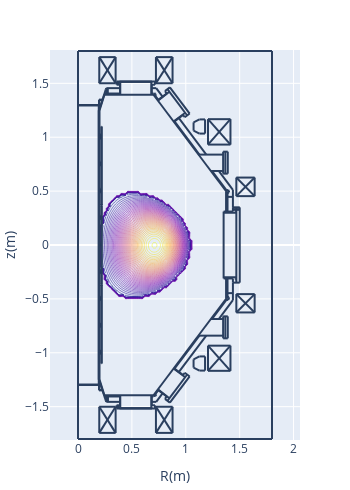

Notebook code for this chart:
### Code cell
# poloidal current
pl.d_contour(cond['pol_current'])

### Figure 1 — Plotly figure (JSON) as saved in the notebook; plotly's stock layout.template omitted (floating-point values rounded to 4 significant figures; data arrays with more than 128 entries replaced by an {"elided": "..."} marker saying what was removed)
{"data": [{"contours": {"coloring": "lines"}, "dx": 0.02, "dy": 0.02, "ncontours": 100, "showscale": false, "type": "contour", "x0": 0, "y0": -1.1, "z": {"elided": "111x71 float values"}}], "layout": {"height": 490.8, "margin": {"autoexpand": false, "b": 50, "l": 50, "r": 50, "t": 50}, "shapes": [{"type": "line", "x0": 0.2652, "x1": 0.2652, "y0": -1.406, "y1": -1.455}, {"type": "line", "x0": 0.2766, "x1": 0.2766, "y0": -1.406, "y1": -1.455}, {"type": "line", "x0": 0.1927, "x1": 0.1927, "y0": -1.299, "y1": 1.299}, {"type": "line", "x0": 0.1927, "x1": 0.1927, "y0": -1.249, "y1": 1.249}, {"type": "line", "x0": 0.195, "x1": 0.195, "y0": -1.251, "y1": 1.249}, {"type": "line", "x0": 0.1995, "x1": 0.1995, "y0": -1.249, "y1": 1.249}, {"type": "line", "x0": 1.376, "x1": 0.7005, "y0": 0.4965, "y1": 1.394}, {"type": "line", "x0": 0.2199, "x1": 0.2199, "y0": 0.3695, "y1": 1.099}, {"type": "line", "x0": 0.2176, "x1": 0.2176, "y0": 0.3695, "y1": 1.099}, {"type": "line", "x0": 1.376, "x1": 0.7005, "y0": -0.4965, "y1": -1.394}, {"type": "line", "x0": 0.2176, "x1": 0.2176, "y0": -0.3695, "y1": -1.099}, {"type": "line", "x0": 0.2199, "x1": 0.2199, "y0": -0.3695, "y1": -1.099}, {"type": "line", "x0": 0.1995, "x1": 0.2448, "y0": -1.249, "y1": -1.394}, {"type": "line", "x0": 0.1972, "x1": 0.1972, "y0": -1.299, "y1": -1.344}, {"type": "line", "x0": 0.195, "x1": 0.195, "y0": -1.299, "y1": -1.349}, {"type": "line", "x0": 0.195, "x1": 0.229, "y0": -1.349, "y1": -1.349}, {"type": "line", "x0": 0.195, "x1": 0.2267, "y0": -1.344, "y1": -1.344}, {"type": "line", "x0": 0.1995, "x1": 0.1995, "y0": -0.9975, "y1": -0.9748}, {"type": "line", "x0": 0.2086, "x1": 0.2086, "y0": -1.009, "y1": -0.9907}, {"type": "line", "x0": 0.2086, "x1": 0.2086, "y0": -1.009, "y1": -0.9929}, {"type": "line", "x0": 0.2063, "x1": 0.2063, "y0": -1.011, "y1": -0.9748}, {"type": "line", "x0": 0, "x1": 0.2108, "y0": -1.294, "y1": -1.294}, {"type": "line", "x0": 0, "x1": 0.2131, "y0": -1.299, "y1": -1.299}, {"type": "line", "x0": 0.1995, "x1": 0.1995, "y0": -1.011, "y1": -1.002}, {"type": "line", "x0": 0.2063, "x1": 0.2086, "y0": -1.007, "y1": -1.007}, {"type": "line", "x0": 0.2086, "x1": 0.2086, "y0": -1.004, "y1": -1.004}, {"type": "line", "x0": 0.2086, "x1": 0.2176, "y0": -1.009, "y1": -1.009}, {"type": "line", "x0": 0.1995, "x1": 0.2063, "y0": -1.011, "y1": -1.011}, {"type": "line", "x0": 0.2199, "x1": 0.2176, "y0": -1.099, "y1": -1.099}, {"type": "line", "x0": 0.2063, "x1": 0.2086, "y0": -0.9929, "y1": -0.9929}, {"type": "line", "x0": 0.2086, "x1": 0.2086, "y0": -0.9975, "y1": -0.9975}, {"type": "line", "x0": 0.2086, "x1": 0.2176, "y0": -0.9929, "y1": -0.9929}, {"type": "line", "x0": 0.2086, "x1": 0.2176, "y0": -0.9907, "y1": -0.9907}, {"type": "line", "x0": 0.1995, "x1": 0.2063, "y0": -0.9748, "y1": -0.9748}, {"type": "line", "x0": 0.2086, "x1": 0.2176, "y0": -0.7594, "y1": -0.7594}, {"type": "line", "x0": 0.1995, "x1": 0.2063, "y0": -0.7617, "y1": -0.7617}, {"type": "line", "x0": 0.2086, "x1": 0.2086, "y0": -0.7594, "y1": -0.7413}, {"type": "line", "x0": 0.2086, "x1": 0.2086, "y0": -0.7594, "y1": -0.739}, {"type": "line", "x0": 0.1995, "x1": 0.1995, "y0": -0.7617, "y1": -0.7526}, {"type": "line", "x0": 0.2063, "x1": 0.2063, "y0": -0.7617, "y1": -0.7254}, {"type": "line", "x0": 0.1995, "x1": 0.2063, "y0": -0.7254, "y1": -0.7254}, {"type": "line", "x0": 0.2086, "x1": 0.2176, "y0": -0.739, "y1": -0.739}, {"type": "line", "x0": 0.2086, "x1": 0.2176, "y0": -0.7413, "y1": -0.7413}, {"type": "line", "x0": 0.2086, "x1": 0.2086, "y0": -0.7526, "y1": -0.7526}, {"type": "line", "x0": 0.2063, "x1": 0.2086, "y0": -0.7572, "y1": -0.7572}, {"type": "line", "x0": 0.2086, "x1": 0.2086, "y0": -0.7458, "y1": -0.7458}, {"type": "line", "x0": 0.2063, "x1": 0.2086, "y0": -0.7436, "y1": -0.7436}, {"type": "line", "x0": 0.1995, "x1": 0.1995, "y0": -0.7481, "y1": -0.7254}, {"type": "line", "x0": 0.3582, "x1": 0.7141, "y0": -1.517, "y1": -1.517}, {"type": "line", "x0": 0.3854, "x1": 0.6869, "y0": -1.514, "y1": -1.514}, {"type": "line", "x0": 0.3854, "x1": 0.6869, "y0": -1.514, "y1": -1.514}, {"type": "line", "x0": 0.2426, "x1": 0.7096, "y0": -1.394, "y1": -1.394}, {"type": "line", "x0": 0.3922, "x1": 0.3922, "y0": -1.514, "y1": -1.394}, {"type": "line", "x0": 0.3582, "x1": 0.3582, "y0": -1.517, "y1": -1.487}, {"type": "line", "x0": 0.3786, "x1": 0.3786, "y0": -1.517, "y1": -1.487}, {"type": "line", "x0": 0.3695, "x1": 0.3695, "y0": -1.517, "y1": -1.487}, {"type": "line", "x0": 0.3831, "x1": 0.3831, "y0": -1.517, "y1": -1.512}, {"type": "line", "x0": 0.3831, "x1": 0.3854, "y0": -1.512, "y1": -1.514}, {"type": "line", "x0": 0.3854, "x1": 0.3854, "y0": -1.514, "y1": -1.514}, {"type": "line", "x0": 0.3899, "x1": 0.263, "y0": -1.455, "y1": -1.455}, {"type": "line", "x0": 0.3582, "x1": 0.3899, "y0": -1.487, "y1": -1.487}, {"type": "line", "x0": 0.2471, "x1": 0.3899, "y0": -1.406, "y1": -1.406}, {"type": "line", "x0": 0.2766, "x1": 0.2766, "y0": -1.455, "y1": -1.406}, {"type": "line", "x0": 0.2652, "x1": 0.2652, "y0": -1.455, "y1": -1.406}, {"type": "line", "x0": 0.2584, "x1": 0.263, "y0": -1.444, "y1": -1.455}, {"type": "line", "x0": 0.2426, "x1": 0.2448, "y0": -1.394, "y1": -1.392}, {"type": "line", "x0": 0.3899, "x1": 0.3899, "y0": -1.487, "y1": -1.394}, {"type": "line", "x0": 0.6801, "x1": 0.6801, "y0": -1.514, "y1": -1.394}, {"type": "line", "x0": 0.7141, "x1": 0.7141, "y0": -1.517, "y1": -1.487}, {"type": "line", "x0": 0.6914, "x1": 0.6914, "y0": -1.517, "y1": -1.512}, {"type": "line", "x0": 0.6914, "x1": 0.6869, "y0": -1.512, "y1": -1.514}, {"type": "line", "x0": 0.6869, "x1": 0.6869, "y0": -1.514, "y1": -1.514}, {"type": "line", "x0": 0.6846, "x1": 0.6846, "y0": -1.487, "y1": -1.394}, {"type": "line", "x0": 0.6846, "x1": 0.7141, "y0": -1.487, "y1": -1.487}, {"type": "line", "x0": 0.7254, "x1": 0.6846, "y0": -1.455, "y1": -1.455}, {"type": "line", "x0": 0.7118, "x1": 0.705, "y0": -1.392, "y1": -1.387}, {"type": "line", "x0": 0.7055, "x1": 0.715, "y0": -1.4, "y1": -1.402}, {"type": "line", "x0": 0.715, "x1": 0.7223, "y0": -1.402, "y1": -1.397}, {"type": "line", "x0": 0.7223, "x1": 0.7248, "y0": -1.397, "y1": -1.389}, {"type": "line", "x0": 0.7248, "x1": 0.7198, "y0": -1.389, "y1": -1.381}, {"type": "line", "x0": 0.6846, "x1": 0.7005, "y0": -1.406, "y1": -1.406}, {"type": "line", "x0": 0.2199, "x1": 0.2199, "y0": -0.3627, "y1": 0.3627}, {"type": "line", "x0": 0.2176, "x1": 0.2176, "y0": -0.3627, "y1": 0.3627}, {"type": "line", "x0": 0.1995, "x1": 0.1995, "y0": -0.4965, "y1": -0.4761}, {"type": "line", "x0": 0.2063, "x1": 0.2063, "y0": -0.5123, "y1": -0.4761}, {"type": "line", "x0": 0.1995, "x1": 0.1995, "y0": -0.5123, "y1": -0.5033}, {"type": "line", "x0": 0.2086, "x1": 0.2086, "y0": -0.5101, "y1": -0.4897}, {"type": "line", "x0": 0.2086, "x1": 0.2086, "y0": -0.5101, "y1": -0.4919}, {"type": "line", "x0": 0.2086, "x1": 0.2176, "y0": -0.5101, "y1": -0.5101}, {"type": "line", "x0": 0.2063, "x1": 0.2086, "y0": -0.4942, "y1": -0.4942}, {"type": "line", "x0": 0.2086, "x1": 0.2086, "y0": -0.4965, "y1": -0.4965}, {"type": "line", "x0": 0.2063, "x1": 0.2086, "y0": -0.5055, "y1": -0.5055}, {"type": "line", "x0": 0.2086, "x1": 0.2086, "y0": -0.5033, "y1": -0.5033}, {"type": "line", "x0": 0.2086, "x1": 0.2176, "y0": -0.4919, "y1": -0.4919}, {"type": "line", "x0": 0.2086, "x1": 0.2176, "y0": -0.4897, "y1": -0.4897}, {"type": "line", "x0": 0.1995, "x1": 0.2063, "y0": -0.5123, "y1": -0.5123}, {"type": "line", "x0": 0.1995, "x1": 0.2063, "y0": -0.4761, "y1": -0.4761}, {"type": "line", "x0": 0.2154, "x1": 0.2176, "y0": -0.365, "y1": -0.3627}, {"type": "line", "x0": 0.2206, "x1": 0.2218, "y0": -0.3642, "y1": -0.3614}, {"type": "line", "x0": 0.2199, "x1": 0.2176, "y0": -0.3695, "y1": -0.3695}, {"type": "line", "x0": 0.2176, "x1": 0.2154, "y0": -0.3786, "y1": -0.3786}, {"type": "line", "x0": 0.2154, "x1": 0.2154, "y0": -0.3786, "y1": -0.3695}, {"type": "line", "x0": 0.2176, "x1": 0.2176, "y0": -0.3786, "y1": -0.3695}, {"type": "line", "x0": 0.2169, "x1": 0.2157, "y0": -0.365, "y1": -0.3678}, {"type": "line", "x0": 0.2183, "x1": 0.2177, "y0": -0.3664, "y1": -0.3678}, {"type": "line", "x0": 0.2176, "x1": 0.2199, "y0": -0.3673, "y1": -0.365}, {"type": "line", "x0": 0.2192, "x1": 0.2197, "y0": -0.3628, "y1": -0.3614}, {"type": "line", "x0": 0.1995, "x1": 0.1995, "y0": -0.263, "y1": -0.2516}, {"type": "line", "x0": 0.2063, "x1": 0.2063, "y0": -0.263, "y1": -0.2267}, {"type": "line", "x0": 0.2086, "x1": 0.2086, "y0": -0.2607, "y1": -0.2426}, {"type": "line", "x0": 0.2086, "x1": 0.2086, "y0": -0.2607, "y1": -0.2403}, {"type": "line", "x0": 0.2086, "x1": 0.2176, "y0": -0.2607, "y1": -0.2607}, {"type": "line", "x0": 0.2086, "x1": 0.2086, "y0": -0.2539, "y1": -0.2539}, {"type": "line", "x0": 0.2063, "x1": 0.2086, "y0": -0.2562, "y1": -0.2562}, {"type": "line", "x0": 0.1995, "x1": 0.2063, "y0": -0.263, "y1": -0.263}, {"type": "line", "x0": 0.1995, "x1": 0.1995, "y0": -0.2471, "y1": -0.2267}, {"type": "line", "x0": 0.2086, "x1": 0.2176, "y0": -0.2403, "y1": -0.2403}, {"type": "line", "x0": 0.2086, "x1": 0.2176, "y0": -0.2426, "y1": -0.2426}, {"type": "line", "x0": 0.2086, "x1": 0.2086, "y0": -0.2471, "y1": -0.2471}, {"type": "line", "x0": 0.2063, "x1": 0.2086, "y0": -0.2426, "y1": -0.2426}, {"type": "line", "x0": 0.1995, "x1": 0.2063, "y0": -0.2267, "y1": -0.2267}, {"type": "line", "x0": 0.1995, "x1": 0.2063, "y0": -0.01133, "y1": -0.01133}, {"type": "line", "x0": 0.1995, "x1": 0.2063, "y0": 0.02494, "y1": 0.02494}, {"type": "line", "x0": 0.1995, "x1": 0.1995, "y0": -0.01133, "y1": -0.002267}, {"type": "line", "x0": 0.1995, "x1": 0.1995, "y0": 0.002267, "y1": 0.02494}, {"type": "line", "x0": 0.2063, "x1": 0.2063, "y0": -0.01133, "y1": 0.02494}, {"type": "line", "x0": 0.2086, "x1": 0.2086, "y0": -0.009068, "y1": 0.006801}, {"type": "line", "x0": 0.2086, "x1": 0.2086, "y0": -0.009068, "y1": 0.009068}, {"type": "line", "x0": 0.2086, "x1": 0.2176, "y0": -0.009068, "y1": -0.009068}, {"type": "line", "x0": 0.2086, "x1": 0.2086, "y0": -0.004534, "y1": -0.004534}, {"type": "line", "x0": 0.2063, "x1": 0.2086, "y0": -0.006801, "y1": -0.006801}, {"type": "line", "x0": 0.2086, "x1": 0.2176, "y0": 0.009068, "y1": 0.009068}, {"type": "line", "x0": 0.2086, "x1": 0.2176, "y0": 0.006801, "y1": 0.006801}, {"type": "line", "x0": 0.2086, "x1": 0.2086, "y0": 0.002267, "y1": 0.002267}, {"type": "line", "x0": 0.2063, "x1": 0.2086, "y0": 0.006801, "y1": 0.006801}, {"type": "line", "x0": 0.2176, "x1": 0.2176, "y0": 0.3786, "y1": 0.3695}, {"type": "line", "x0": 0.2154, "x1": 0.2154, "y0": 0.3786, "y1": 0.3695}, {"type": "line", "x0": 0.1995, "x1": 0.1995, "y0": 0.2516, "y1": 0.2743}, {"type": "line", "x0": 0.2063, "x1": 0.2063, "y0": 0.238, "y1": 0.2743}, {"type": "line", "x0": 0.2086, "x1": 0.2086, "y0": 0.2403, "y1": 0.2607}, {"type": "line", "x0": 0.1995, "x1": 0.2063, "y0": 0.238, "y1": 0.238}, {"type": "line", "x0": 0.1995, "x1": 0.1995, "y0": 0.238, "y1": 0.2471}, {"type": "line", "x0": 0.2063, "x1": 0.2086, "y0": 0.2562, "y1": 0.2562}, {"type": "line", "x0": 0.2086, "x1": 0.2086, "y0": 0.2539, "y1": 0.2539}, {"type": "line", "x0": 0.2086, "x1": 0.2176, "y0": 0.2584, "y1": 0.2584}, {"type": "line", "x0": 0.2063, "x1": 0.2086, "y0": 0.2426, "y1": 0.2426}, {"type": "line", "x0": 0.2086, "x1": 0.2086, "y0": 0.2471, "y1": 0.2471}, {"type": "line", "x0": 0.2086, "x1": 0.2176, "y0": 0.2403, "y1": 0.2403}, {"type": "line", "x0": 0.2086, "x1": 0.2086, "y0": 0.2403, "y1": 0.2584}, {"type": "line", "x0": 0.2086, "x1": 0.2176, "y0": 0.2607, "y1": 0.2607}, {"type": "line", "x0": 0.1995, "x1": 0.2063, "y0": 0.2743, "y1": 0.2743}, {"type": "line", "x0": 0.2177, "x1": 0.2183, "y0": 0.3696, "y1": 0.3682}, {"type": "line", "x0": 0.2157, "x1": 0.2169, "y0": 0.3696, "y1": 0.3668}, {"type": "line", "x0": 0.2176, "x1": 0.2199, "y0": 0.3673, "y1": 0.365}, {"type": "line", "x0": 0.2218, "x1": 0.2206, "y0": 0.3632, "y1": 0.366}, {"type": "line", "x0": 0.2154, "x1": 0.2176, "y0": 0.365, "y1": 0.3627}, {"type": "line", "x0": 0.2197, "x1": 0.2192, "y0": 0.3632, "y1": 0.3646}, {"type": "line", "x0": 0.2199, "x1": 0.2176, "y0": 0.3695, "y1": 0.3695}, {"type": "line", "x0": 0.2176, "x1": 0.2154, "y0": 0.3786, "y1": 0.3786}, {"type": "line", "x0": 0.1995, "x1": 0.1995, "y0": 0.5033, "y1": 0.5237}, {"type": "line", "x0": 0.1995, "x1": 0.1995, "y0": 0.4874, "y1": 0.4965}, {"type": "line", "x0": 0.2063, "x1": 0.2063, "y0": 0.4874, "y1": 0.5237}, {"type": "line", "x0": 0.2086, "x1": 0.2086, "y0": 0.4897, "y1": 0.5078}, {"type": "line", "x0": 0.2086, "x1": 0.2086, "y0": 0.4897, "y1": 0.5101}, {"type": "line", "x0": 0.2086, "x1": 0.2176, "y0": 0.4897, "y1": 0.4897}, {"type": "line", "x0": 0.2086, "x1": 0.2086, "y0": 0.4965, "y1": 0.4965}, {"type": "line", "x0": 0.2063, "x1": 0.2086, "y0": 0.4942, "y1": 0.4942}, {"type": "line", "x0": 0.2086, "x1": 0.2176, "y0": 0.5101, "y1": 0.5101}, {"type": "line", "x0": 0.2086, "x1": 0.2176, "y0": 0.5078, "y1": 0.5078}, {"type": "line", "x0": 0.2086, "x1": 0.2086, "y0": 0.5033, "y1": 0.5033}, {"type": "line", "x0": 0.2063, "x1": 0.2086, "y0": 0.5055, "y1": 0.5055}, {"type": "line", "x0": 0.1995, "x1": 0.2063, "y0": 0.4874, "y1": 0.4874}, {"type": "line", "x0": 0.1995, "x1": 0.2063, "y0": 0.5237, "y1": 0.5237}, {"type": "line", "x0": 1.501, "x1": 1.501, "y0": 0.3491, "y1": -0.3491}, {"type": "line", "x0": 1.351, "x1": 1.351, "y0": 0.3106, "y1": -0.3106}, {"type": "line", "x0": 1.469, "x1": 1.469, "y0": 0.3491, "y1": -0.3491}, {"type": "line", "x0": 1.387, "x1": 1.387, "y0": -0.3106, "y1": -0.4965}, {"type": "line", "x0": 1.374, "x1": 1.374, "y0": -0.3106, "y1": -0.4965}, {"type": "line", "x0": 1.462, "x1": 1.462, "y0": -0.3196, "y1": -0.3106}, {"type": "line", "x0": 1.437, "x1": 1.437, "y0": -0.3106, "y1": -0.3491}, {"type": "line", "x0": 1.437, "x1": 1.501, "y0": -0.3491, "y1": -0.3491}, {"type": "line", "x0": 1.437, "x1": 1.437, "y0": -0.3491, "y1": -0.5123}, {"type": "line", "x0": 1.379, "x1": 1.392, "y0": -0.5069, "y1": -0.5093}, {"type": "line", "x0": 1.392, "x1": 1.402, "y0": -0.5093, "y1": -0.4997}, {"type": "line", "x0": 1.402, "x1": 1.4, "y0": -0.4997, "y1": -0.4862}, {"type": "line", "x0": 1.4, "x1": 1.388, "y0": -0.4862, "y1": -0.48}, {"type": "line", "x0": 1.374, "x1": 1.374, "y0": -0.4965, "y1": -0.4987}, {"type": "line", "x0": 1.383, "x1": 1.378, "y0": -0.501, "y1": -0.4965}, {"type": "line", "x0": 1.387, "x1": 1.437, "y0": -0.4466, "y1": -0.4466}, {"type": "line", "x0": 1.462, "x1": 1.469, "y0": -0.3196, "y1": -0.3196}, {"type": "line", "x0": 1.351, "x1": 1.469, "y0": -0.2992, "y1": -0.2992}, {"type": "line", "x0": 1.351, "x1": 1.437, "y0": -0.3106, "y1": -0.3106}, {"type": "line", "x0": 1.462, "x1": 1.469, "y0": -0.3106, "y1": -0.3106}, {"type": "line", "x0": 1.437, "x1": 1.437, "y0": 0.5123, "y1": 0.3514}, {"type": "line", "x0": 1.387, "x1": 1.387, "y0": 0.4965, "y1": 0.3106}, {"type": "line", "x0": 1.374, "x1": 1.374, "y0": 0.4965, "y1": 0.3106}, {"type": "line", "x0": 1.437, "x1": 1.501, "y0": 0.3491, "y1": 0.3491}, {"type": "line", "x0": 1.501, "x1": 1.437, "y0": 0.3264, "y1": 0.3264}, {"type": "line", "x0": 1.501, "x1": 1.437, "y0": 0.3446, "y1": 0.3446}, {"type": "line", "x0": 1.351, "x1": 1.469, "y0": 0.2992, "y1": 0.2992}, {"type": "line", "x0": 1.351, "x1": 1.437, "y0": 0.3106, "y1": 0.3106}, {"type": "line", "x0": 1.462, "x1": 1.462, "y0": 0.3196, "y1": 0.3106}, {"type": "line", "x0": 1.437, "x1": 1.437, "y0": 0.3514, "y1": 0.3106}, {"type": "line", "x0": 1.462, "x1": 1.469, "y0": 0.3106, "y1": 0.3106}, {"type": "line", "x0": 1.462, "x1": 1.469, "y0": 0.3196, "y1": 0.3196}, {"type": "line", "x0": 1.388, "x1": 1.4, "y0": 0.4818, "y1": 0.488}, {"type": "line", "x0": 1.4, "x1": 1.402, "y0": 0.488, "y1": 0.5015}, {"type": "line", "x0": 1.402, "x1": 1.392, "y0": 0.5015, "y1": 0.5111}, {"type": "line", "x0": 1.392, "x1": 1.379, "y0": 0.5111, "y1": 0.5088}, {"type": "line", "x0": 1.387, "x1": 1.437, "y0": 0.4466, "y1": 0.4466}, {"type": "line", "x0": 1.374, "x1": 1.374, "y0": 0.4965, "y1": 0.4987}, {"type": "line", "x0": 1.383, "x1": 1.378, "y0": 0.501, "y1": 0.4965}, {"type": "line", "x0": 0.1995, "x1": 0.2448, "y0": 1.249, "y1": 1.394}, {"type": "line", "x0": 0.1995, "x1": 0.1995, "y0": 0.7526, "y1": 0.773}, {"type": "line", "x0": 0.2063, "x1": 0.2063, "y0": 0.7368, "y1": 0.773}, {"type": "line", "x0": 0.1995, "x1": 0.1995, "y0": 0.7368, "y1": 0.7481}, {"type": "line", "x0": 0.2063, "x1": 0.2086, "y0": 0.7572, "y1": 0.7572}, {"type": "line", "x0": 0.2086, "x1": 0.2086, "y0": 0.7526, "y1": 0.7526}, {"type": "line", "x0": 0.2063, "x1": 0.2086, "y0": 0.7436, "y1": 0.7436}, {"type": "line", "x0": 0.2086, "x1": 0.2086, "y0": 0.7458, "y1": 0.7458}, {"type": "line", "x0": 0.2086, "x1": 0.2086, "y0": 0.739, "y1": 0.7594}, {"type": "line", "x0": 0.2086, "x1": 0.2086, "y0": 0.739, "y1": 0.7572}, {"type": "line", "x0": 0.2086, "x1": 0.2176, "y0": 0.739, "y1": 0.739}, {"type": "line", "x0": 0.2086, "x1": 0.2176, "y0": 0.7572, "y1": 0.7572}, {"type": "line", "x0": 0.2086, "x1": 0.2176, "y0": 0.7594, "y1": 0.7594}, {"type": "line", "x0": 0.1995, "x1": 0.2063, "y0": 0.7368, "y1": 0.7368}, {"type": "line", "x0": 0.1995, "x1": 0.2063, "y0": 0.773, "y1": 0.773}, {"type": "line", "x0": 0.2086, "x1": 0.2086, "y0": 0.9907, "y1": 1.009}, {"type": "line", "x0": 0.2086, "x1": 0.2086, "y0": 0.9907, "y1": 1.007}, {"type": "line", "x0": 0.2086, "x1": 0.2176, "y0": 0.9907, "y1": 0.9907}, {"type": "line", "x0": 0.2086, "x1": 0.2176, "y0": 1.007, "y1": 1.007}, {"type": "line", "x0": 0.2086, "x1": 0.2176, "y0": 1.009, "y1": 1.009}, {"type": "line", "x0": 0.2063, "x1": 0.2063, "y0": 0.9884, "y1": 1.025}, {"type": "line", "x0": 0.2086, "x1": 0.2086, "y0": 1.009, "y1": 1.025}, {"type": "line", "x0": 0.1995, "x1": 0.1995, "y0": 1.002, "y1": 1.025}, {"type": "line", "x0": 0.1995, "x1": 0.1995, "y0": 1.002, "y1": 1.025}, {"type": "line", "x0": 0.1995, "x1": 0.1995, "y0": 0.9884, "y1": 0.9975}, {"type": "line", "x0": 0.2086, "x1": 0.2086, "y0": 1.009, "y1": 1.025}, {"type": "line", "x0": 0.2063, "x1": 0.2063, "y0": 0.9884, "y1": 1.025}, {"type": "line", "x0": 0.2086, "x1": 0.2176, "y0": 1.009, "y1": 1.009}, {"type": "line", "x0": 0.2086, "x1": 0.2176, "y0": 1.007, "y1": 1.007}, {"type": "line", "x0": 0.2086, "x1": 0.2176, "y0": 0.9907, "y1": 0.9907}, {"type": "line", "x0": 0.2086, "x1": 0.2086, "y0": 0.9907, "y1": 1.007}, {"type": "line", "x0": 0.2086, "x1": 0.2086, "y0": 0.9907, "y1": 1.009}, {"type": "line", "x0": 0.2086, "x1": 0.2086, "y0": 0.9952, "y1": 0.9952}, {"type": "line", "x0": 0.2086, "x1": 0.2086, "y0": 0.9884, "y1": 0.9907}, {"type": "line", "x0": 0.2063, "x1": 0.2086, "y0": 0.9929, "y1": 0.9929}, {"type": "line", "x0": 0.2086, "x1": 0.2086, "y0": 1.002, "y1": 1.002}, {"type": "line", "x0": 0.2063, "x1": 0.2086, "y0": 1.007, "y1": 1.007}, {"type": "line", "x0": 0.1995, "x1": 0.2086, "y0": 0.9884, "y1": 0.9884}, {"type": "line", "x0": 0.1995, "x1": 0.2086, "y0": 1.025, "y1": 1.025}, {"type": "line", "x0": 0.1995, "x1": 0.2086, "y0": 1.025, "y1": 1.025}, {"type": "line", "x0": 0.2063, "x1": 0.2086, "y0": 1.007, "y1": 1.007}, {"type": "line", "x0": 0.2086, "x1": 0.2086, "y0": 1.002, "y1": 1.002}, {"type": "line", "x0": 0.2063, "x1": 0.2086, "y0": 0.9929, "y1": 0.9929}, {"type": "line", "x0": 0.2086, "x1": 0.2086, "y0": 0.9884, "y1": 0.9907}, {"type": "line", "x0": 0.2086, "x1": 0.2086, "y0": 0.9952, "y1": 0.9952}, {"type": "line", "x0": 0.1995, "x1": 0.1995, "y0": 0.9884, "y1": 0.9975}, {"type": "line", "x0": 0.1995, "x1": 0.2086, "y0": 0.9884, "y1": 0.9884}, {"type": "line", "x0": 0.2199, "x1": 0.2176, "y0": 1.099, "y1": 1.099}, {"type": "line", "x0": 0, "x1": 0.2131, "y0": 1.299, "y1": 1.299}, {"type": "line", "x0": 0, "x1": 0.2108, "y0": 1.294, "y1": 1.294}, {"type": "line", "x0": 0.195, "x1": 0.2267, "y0": 1.344, "y1": 1.344}, {"type": "line", "x0": 0.195, "x1": 0.229, "y0": 1.349, "y1": 1.349}, {"type": "line", "x0": 0.195, "x1": 0.195, "y0": 1.299, "y1": 1.349}, {"type": "line", "x0": 0.1972, "x1": 0.1972, "y0": 1.299, "y1": 1.344}, {"type": "line", "x0": 0.2426, "x1": 0.2448, "y0": 1.394, "y1": 1.392}, {"type": "line", "x0": 0.7096, "x1": 0.7028, "y0": 1.394, "y1": 1.39}, {"type": "line", "x0": 0.718, "x1": 0.723, "y0": 1.385, "y1": 1.393}, {"type": "line", "x0": 0.723, "x1": 0.7205, "y0": 1.393, "y1": 1.402}, {"type": "line", "x0": 0.7205, "x1": 0.7132, "y0": 1.402, "y1": 1.407}, {"type": "line", "x0": 0.7132, "x1": 0.7037, "y0": 1.407, "y1": 1.404}, {"type": "line", "x0": 0.2426, "x1": 0.7096, "y0": 1.394, "y1": 1.394}, {"type": "line", "x0": 0.3854, "x1": 0.6869, "y0": 1.514, "y1": 1.514}, {"type": "line", "x0": 0.3854, "x1": 0.6869, "y0": 1.514, "y1": 1.514}, {"type": "line", "x0": 0.3582, "x1": 0.7141, "y0": 1.517, "y1": 1.517}, {"type": "line", "x0": 0.3899, "x1": 0.263, "y0": 1.455, "y1": 1.455}, {"type": "line", "x0": 0.2471, "x1": 0.3899, "y0": 1.406, "y1": 1.406}, {"type": "line", "x0": 0.3582, "x1": 0.3899, "y0": 1.487, "y1": 1.487}, {"type": "line", "x0": 0.2584, "x1": 0.263, "y0": 1.444, "y1": 1.455}, {"type": "line", "x0": 0.2652, "x1": 0.2652, "y0": 1.455, "y1": 1.406}, {"type": "line", "x0": 0.2766, "x1": 0.2766, "y0": 1.455, "y1": 1.406}, {"type": "line", "x0": 0.3582, "x1": 0.3582, "y0": 1.517, "y1": 1.487}, {"type": "line", "x0": 0.3899, "x1": 0.3899, "y0": 1.487, "y1": 1.394}, {"type": "line", "x0": 0.3922, "x1": 0.3922, "y0": 1.514, "y1": 1.394}, {"type": "line", "x0": 0.3854, "x1": 0.3854, "y0": 1.514, "y1": 1.514}, {"type": "line", "x0": 0.3831, "x1": 0.3854, "y0": 1.512, "y1": 1.514}, {"type": "line", "x0": 0.3831, "x1": 0.3831, "y0": 1.517, "y1": 1.512}, {"type": "line", "x0": 0.3695, "x1": 0.3695, "y0": 1.517, "y1": 1.487}, {"type": "line", "x0": 0.3786, "x1": 0.3786, "y0": 1.517, "y1": 1.487}, {"type": "line", "x0": 0.6846, "x1": 0.6846, "y0": 1.487, "y1": 1.394}, {"type": "line", "x0": 0.6801, "x1": 0.6801, "y0": 1.514, "y1": 1.394}, {"type": "line", "x0": 0.6846, "x1": 0.7005, "y0": 1.406, "y1": 1.406}, {"type": "line", "x0": 0.6846, "x1": 0.7141, "y0": 1.487, "y1": 1.487}, {"type": "line", "x0": 0.6869, "x1": 0.6869, "y0": 1.514, "y1": 1.514}, {"type": "line", "x0": 0.6914, "x1": 0.6869, "y0": 1.512, "y1": 1.514}, {"type": "line", "x0": 0.6914, "x1": 0.6914, "y0": 1.517, "y1": 1.512}, {"type": "line", "x0": 0.7141, "x1": 0.7141, "y0": 1.517, "y1": 1.487}, {"type": "line", "x0": 0.7254, "x1": 0.6846, "y0": 1.455, "y1": 1.455}, {"type": "line", "x0": 0.7844, "x1": 0.7254, "y0": 1.376, "y1": 1.455}, {"type": "line", "x0": 0.7458, "x1": 0.7005, "y0": 1.347, "y1": 1.406}, {"type": "line", "x0": 0, "x1": 0, "y0": 0.2154, "y1": -0.1156}, {"type": "line", "x0": 0.7844, "x1": 0.7254, "y0": -1.376, "y1": -1.455}, {"type": "line", "x0": 0.7458, "x1": 0.7005, "y0": -1.347, "y1": -1.406}, {"type": "line", "x0": 1.437, "x1": 1.306, "y0": 0.5123, "y1": 0.6869}, {"type": "line", "x0": 1.387, "x1": 1.242, "y0": 0.4965, "y1": 0.6869}, {"type": "line", "x0": 1.347, "x1": 1.118, "y0": 0.8388, "y1": 0.8388}, {"type": "line", "x0": 1.347, "x1": 1.347, "y0": 0.866, "y1": 0.662}, {"type": "line", "x0": 1.367, "x1": 1.367, "y0": 0.866, "y1": 0.662}, {"type": "line", "x0": 1.39, "x1": 1.39, "y0": 0.866, "y1": 0.662}, {"type": "line", "x0": 1.39, "x1": 1.347, "y0": 0.866, "y1": 0.866}, {"type": "line", "x0": 1.39, "x1": 1.347, "y0": 0.662, "y1": 0.662}, {"type": "line", "x0": 1.347, "x1": 1.233, "y0": 0.6869, "y1": 0.6869}, {"type": "line", "x0": 1.347, "x1": 1.118, "y0": -0.8411, "y1": -0.8411}, {"type": "line", "x0": 1.347, "x1": 1.347, "y0": -0.866, "y1": -0.662}, {"type": "line", "x0": 1.367, "x1": 1.367, "y0": -0.866, "y1": -0.662}, {"type": "line", "x0": 1.39, "x1": 1.39, "y0": -0.866, "y1": -0.662}, {"type": "line", "x0": 1.39, "x1": 1.347, "y0": -0.866, "y1": -0.866}, {"type": "line", "x0": 1.39, "x1": 1.347, "y0": -0.662, "y1": -0.662}, {"type": "line", "x0": 1.347, "x1": 1.233, "y0": -0.6869, "y1": -0.6869}, {"type": "line", "x0": 1.437, "x1": 1.306, "y0": -0.5123, "y1": -0.6869}, {"type": "line", "x0": 1.387, "x1": 1.242, "y0": -0.4965, "y1": -0.6869}, {"type": "line", "x0": 0.195, "x1": 0.2584, "y0": -1.251, "y1": -1.444}, {"type": "line", "x0": 0.195, "x1": 0.2584, "y0": 1.249, "y1": 1.444}, {"type": "line", "x0": 0.8524, "x1": 0.8071, "y0": 1.462, "y1": 1.428}, {"type": "line", "x0": 0.8071, "x1": 0.8229, "y0": 1.428, "y1": 1.406}, {"type": "line", "x0": 0.8229, "x1": 0.739, "y0": 1.406, "y1": 1.342}, {"type": "line", "x0": 0.8479, "x1": 0.7413, "y0": 1.421, "y1": 1.34}, {"type": "line", "x0": 0.8524, "x1": 1.036, "y0": 1.462, "y1": 1.22}, {"type": "line", "x0": 0.8297, "x1": 1.013, "y0": 1.446, "y1": 1.202}, {"type": "line", "x0": 0.9952, "x1": 0.8864, "y0": 1.226, "y1": 1.145}, {"type": "line", "x0": 1.036, "x1": 0.9907, "y0": 1.22, "y1": 1.186}, {"type": "line", "x0": 0.9748, "x1": 0.9907, "y0": 1.206, "y1": 1.186}, {"type": "line", "x0": 0.9748, "x1": 0.8887, "y0": 1.206, "y1": 1.143}, {"type": "line", "x0": 1.19, "x1": 0.9363, "y0": 0.8388, "y1": 1.177}, {"type": "line", "x0": 1.127, "x1": 0.8955, "y0": 0.8388, "y1": 1.147}, {"type": "line", "x0": 0.8524, "x1": 0.8071, "y0": -1.462, "y1": -1.428}, {"type": "line", "x0": 0.8071, "x1": 0.8229, "y0": -1.428, "y1": -1.406}, {"type": "line", "x0": 0.8229, "x1": 0.739, "y0": -1.406, "y1": -1.342}, {"type": "line", "x0": 0.8479, "x1": 0.7413, "y0": -1.421, "y1": -1.34}, {"type": "line", "x0": 0.8524, "x1": 1.036, "y0": -1.462, "y1": -1.22}, {"type": "line", "x0": 0.8297, "x1": 1.013, "y0": -1.446, "y1": -1.202}, {"type": "line", "x0": 0.9952, "x1": 0.8864, "y0": -1.226, "y1": -1.145}, {"type": "line", "x0": 1.036, "x1": 0.9907, "y0": -1.22, "y1": -1.186}, {"type": "line", "x0": 0.9748, "x1": 0.9907, "y0": -1.206, "y1": -1.186}, {"type": "line", "x0": 0.9748, "x1": 0.8887, "y0": -1.206, "y1": -1.143}, {"type": "line", "x0": 1.19, "x1": 0.9363, "y0": -0.8411, "y1": -1.177}, {"type": "line", "x0": 1.127, "x1": 0.8955, "y0": -0.8411, "y1": -1.147}, {"type": "line", "x0": 0.1972, "x1": 0.1972, "y0": -1.501, "y1": -1.743}, {"type": "line", "x0": 0.1972, "x1": 0.3491, "y0": -1.743, "y1": -1.743}, {"type": "line", "x0": 0.3491, "x1": 0.3491, "y0": -1.743, "y1": -1.501}, {"type": "line", "x0": 0.3491, "x1": 0.1972, "y0": -1.501, "y1": -1.501}, {"type": "line", "x0": 0.1972, "x1": 0.1972, "y0": 1.743, "y1": 1.501}, {"type": "line", "x0": 0.1972, "x1": 0.3491, "y0": 1.501, "y1": 1.501}, {"type": "line", "x0": 0.3491, "x1": 0.3491, "y0": 1.501, "y1": 1.743}, {"type": "line", "x0": 0.3491, "x1": 0.1972, "y0": 1.743, "y1": 1.743}, {"type": "line", "x0": 0.7232, "x1": 0.7232, "y0": 1.743, "y1": 1.501}, {"type": "line", "x0": 0.7232, "x1": 0.8773, "y0": 1.501, "y1": 1.501}, {"type": "line", "x0": 0.8773, "x1": 0.8773, "y0": 1.501, "y1": 1.743}, {"type": "line", "x0": 0.8773, "x1": 0.7232, "y0": 1.743, "y1": 1.743}, {"type": "line", "x0": 0.7232, "x1": 0.7232, "y0": -1.501, "y1": -1.743}, {"type": "line", "x0": 0.7232, "x1": 0.8773, "y0": -1.743, "y1": -1.743}, {"type": "line", "x0": 0.8773, "x1": 0.8773, "y0": -1.743, "y1": -1.501}, {"type": "line", "x0": 0.8773, "x1": 0.7232, "y0": -1.501, "y1": -1.501}, {"type": "line", "x0": 1.206, "x1": 1.206, "y0": -0.934, "y1": -1.168}, {"type": "line", "x0": 1.206, "x1": 1.415, "y0": -1.168, "y1": -1.168}, {"type": "line", "x0": 1.415, "x1": 1.415, "y0": -1.168, "y1": -0.934}, {"type": "line", "x0": 1.415, "x1": 1.206, "y0": -0.934, "y1": -0.934}, {"type": "line", "x0": 1.206, "x1": 1.206, "y0": 1.168, "y1": 0.9317}, {"type": "line", "x0": 1.206, "x1": 1.415, "y0": 0.9317, "y1": 0.9317}, {"type": "line", "x0": 1.415, "x1": 1.415, "y0": 0.9317, "y1": 1.168}, {"type": "line", "x0": 1.415, "x1": 1.206, "y0": 1.168, "y1": 1.168}, {"type": "line", "x0": 1.469, "x1": 1.469, "y0": 0.6257, "y1": 0.4534}, {"type": "line", "x0": 1.469, "x1": 1.639, "y0": 0.4534, "y1": 0.4534}, {"type": "line", "x0": 1.639, "x1": 1.639, "y0": 0.4534, "y1": 0.6257}, {"type": "line", "x0": 1.639, "x1": 1.469, "y0": 0.6257, "y1": 0.6257}, {"type": "line", "x0": 1.469, "x1": 1.469, "y0": -0.4557, "y1": -0.6257}, {"type": "line", "x0": 1.469, "x1": 1.639, "y0": -0.6257, "y1": -0.6257}, {"type": "line", "x0": 1.639, "x1": 1.639, "y0": -0.6257, "y1": -0.4557}, {"type": "line", "x0": 1.639, "x1": 1.469, "y0": -0.4557, "y1": -0.4557}, {"type": "line", "x0": 1.072, "x1": 1.127, "y0": 1.138, "y1": 1.165}, {"type": "line", "x0": 1.127, "x1": 1.179, "y0": 1.165, "y1": 1.165}, {"type": "line", "x0": 1.179, "x1": 1.179, "y0": 1.165, "y1": 1.034}, {"type": "line", "x0": 1.179, "x1": 1.127, "y0": 1.034, "y1": 1.034}, {"type": "line", "x0": 1.127, "x1": 1.072, "y0": 1.034, "y1": 1.061}, {"type": "line", "x0": 1.072, "x1": 1.072, "y0": 1.061, "y1": 1.138}, {"type": "line", "x0": 1.072, "x1": 1.072, "y0": -1.138, "y1": -1.061}, {"type": "line", "x0": 1.072, "x1": 1.127, "y0": -1.061, "y1": -1.034}, {"type": "line", "x0": 1.127, "x1": 1.179, "y0": -1.034, "y1": -1.034}, {"type": "line", "x0": 1.179, "x1": 1.179, "y0": -1.034, "y1": -1.165}, {"type": "line", "x0": 1.179, "x1": 1.127, "y0": -1.165, "y1": -1.165}, {"type": "line", "x0": 1.127, "x1": 1.072, "y0": -1.165, "y1": -1.138}, {"type": "line", "x0": 1.469, "x1": 1.639, "y0": 0.6257, "y1": 0.4534}, {"type": "line", "x0": 1.469, "x1": 1.639, "y0": 0.4534, "y1": 0.6257}, {"type": "line", "x0": 1.206, "x1": 1.415, "y0": 1.168, "y1": 0.9317}, {"type": "line", "x0": 1.206, "x1": 1.415, "y0": 0.9317, "y1": 1.168}, {"type": "line", "x0": 1.469, "x1": 1.639, "y0": -0.6257, "y1": -0.4557}, {"type": "line", "x0": 1.469, "x1": 1.639, "y0": -0.4557, "y1": -0.6257}, {"type": "line", "x0": 1.415, "x1": 1.206, "y0": -0.934, "y1": -1.168}, {"type": "line", "x0": 1.206, "x1": 1.415, "y0": -0.934, "y1": -1.168}, {"type": "line", "x0": 0.1972, "x1": 0.3491, "y0": -1.501, "y1": -1.743}, {"type": "line", "x0": 0.1972, "x1": 0.3491, "y0": -1.743, "y1": -1.501}, {"type": "line", "x0": 0.7232, "x1": 0.8773, "y0": -1.501, "y1": -1.743}, {"type": "line", "x0": 0.7232, "x1": 0.8773, "y0": -1.743, "y1": -1.501}, {"type": "line", "x0": 0.1972, "x1": 0.3491, "y0": 1.501, "y1": 1.743}, {"type": "line", "x0": 0.1972, "x1": 0.3491, "y0": 1.743, "y1": 1.501}, {"type": "line", "x0": 0.7232, "x1": 0.8773, "y0": 1.743, "y1": 1.501}, {"type": "line", "x0": 0.7232, "x1": 0.8773, "y0": 1.501, "y1": 1.743}, {"type": "line", "x0": 0, "x1": 1.8, "y0": 1.8, "y1": 1.8}, {"type": "line", "x0": 0, "x1": 1.8, "y0": -1.8, "y1": -1.8}, {"type": "line", "x0": 1.8, "x1": 1.8, "y0": -1.8, "y1": 1.8}, {"type": "line", "x0": 0, "x1": 0, "y0": 1.8, "y1": -1.8}], "width": 350, "xaxis": {"title": {"text": "R(m)"}}, "yaxis": {"scaleanchor": "x", "title": {"text": "z(m)"}}}}
